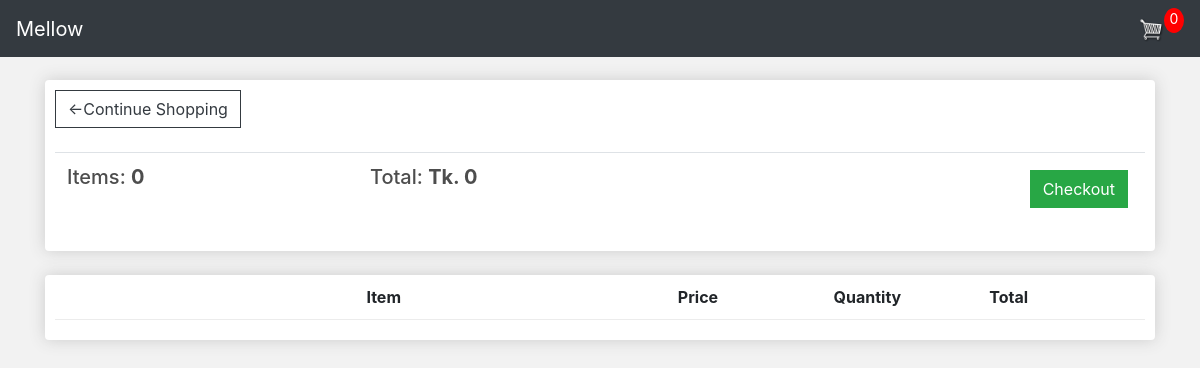
The app's page /cart/ (signed in), older data.
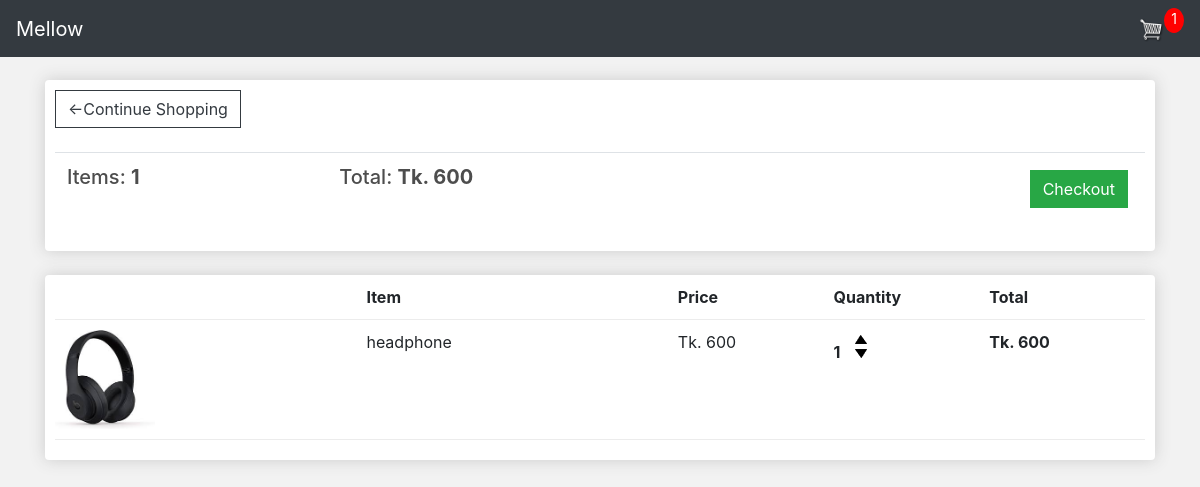
The same page, newer data.
### store/models.py (models this page shows, shortened)
class Order(models.Model):
    customer = models.ForeignKey(Customer, on_delete=models.SET_NULL, blank=True, null=True)
    date_ordered = models.DateTimeField(auto_now_add=True)
    complete = models.BooleanField(default=False, null=True, blank=False)
    transaction_id = models.CharField(max_length=200, null=True)
    @property
    def get_cart_total(self):
        orderitems = self.orderitem_set.all()
        total = sum([item.get_total for item in orderitems])
        return total
    @property
    def get_cart_items(self):
        orderitems = self.orderitem_set.all()
        total = sum([item.quantity for item in orderitems])
        return total

class OrderItem(models.Model):
    product = models.ForeignKey(Product, on_delete=models.SET_NULL, blank=True, null=True)
    order = models.ForeignKey(Order, on_delete=models.SET_NULL, blank=True, null=True)
    quantity = models.IntegerField(default=0, null=True, blank=True)
    date_added = models.DateTimeField(auto_now_add=True)
    @property
    def get_total(self):
        total = self.product.price * self.quantity
        return total

class Product(models.Model):
    name = models.CharField(max_length=200, null=True)
    price = models.DecimalField(max_digits=7, decimal_places=0)
    digital = models.BooleanField(default=False, null=True, blank=False)
    image = models.ImageField(null=True, blank=True)
    @property
    def imageURL(self):
        try:
            url = self.image.url
        except:
            url = ''
        return url

### store/views.py (the view)
# urls.py: path('cart/', views.cart, name="cart"),
def cart(request):
    data = cartData(request)
    cartItems = data['cartItems']
    order = data['order']
    items = data['items']
    context = {'items': items, 'order': order, 'cartItems':cartItems}
    return render(request, 'store/cart.html', context)

### store/utils.py (called while the page is built)
def cartData(request):
    if request.user.is_authenticated:
        customer = request.user.customer
        order, created = Order.objects.get_or_create(customer=customer, complete=False)
        items = order.orderitem_set.all()
        cartItems = order.get_cart_items
    else:
        cookieData = cookieCart(request)
        cartItems = cookieData['cartItems']
        order = cookieData['order']
        items = cookieData['items']
    return {'cartItems': cartItems, 'order': order, 'items': items}

### store/templates/store/cart.html
{% extends 'store/main.html' %}
{% load static %}
{% block content %}
<div class="row">
    <div class="col-lg-12">
        <div class="box-element">
            <a class="btn btn-outline-dark" href="{% url 'store' %}">&#x2190;Continue Shopping</a>
            <br>
            <br>
            <table class="table">
                <tr>
                    <th><h5>Items: <strong>{{order.get_cart_items}}</strong></h5></th>
                    <th><h5>Total: <strong>Tk. {{order.get_cart_total|floatformat:0}}</strong></h5></th>
                    <th>
                        <a style="float: right; margin: 5px;" class="btn btn-success" href="{% url 'checkout' %}">Checkout</a>
                    </th>
                </tr>
            </table>
        </div>
        <br>
        <div class="box-element">
            <div class="cart-row">
                <div style="flex: 2">
                </div>
                <div style="flex: 2">
                    <strong>
                        Item
                    </strong>
                </div>
                <div style="flex: 1">
                    <strong>
                        Price
                    </strong>
                </div>
                <div style="flex: 1">
                    <strong>
                        Quantity
                    </strong>
                </div>
                <div style="flex: 1">
                    <strong>
                        Total
                    </strong>
                </div>
            </div>
            {% for item in items %}
            <div class="cart-row">
                <div style="flex: 2">
                    <img class="row-image" src="{{item.product.imageURL}}">
                </div>
                <div style="flex: 2">
                    {{item.product.name}}
                </div>
                <div style="flex: 1">
                    Tk. {{item.product.price|floatformat:0}}
                </div>
                <div style="flex: 1">
                    <p class="quantity">{{item.quantity}}</p>
                    <div class="quantity">
                        <img data-product={{item.product.id}} data-action="add" class="chg-quantity update-cart" src="{% static 'images/arrow-up.png' %}">
                        <img data-product={{item.product.id}} data-action="remove" class="chg-quantity update-cart" src="{% static 'images/arrow-down.png' %}">
                    </div>
                </div>
                <div style="flex: 1">
                    <strong>Tk. {{item.get_total|floatformat:0}}</strong>
                </div>
            </div>
            {% endfor %}
        </div>
    </div>
</div>
{% endblock content %}

Row changes from the older to the newer data that the page shows:
no longer on this page (row edited): Order: get_cart_items "0", get_cart_total "0"
added Order: get_cart_items "1", get_cart_total "600"
added OrderItem: product.imageURL (picture), product.name "headphone", product.price "600", quantity "1", get_total "600"
Text that changed along with them:
{{ cartItems }}: "0" → "1"
